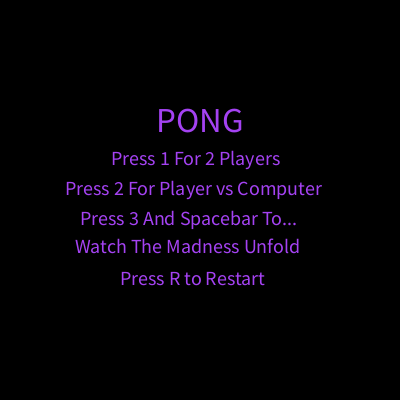
Frame 1 (no input)
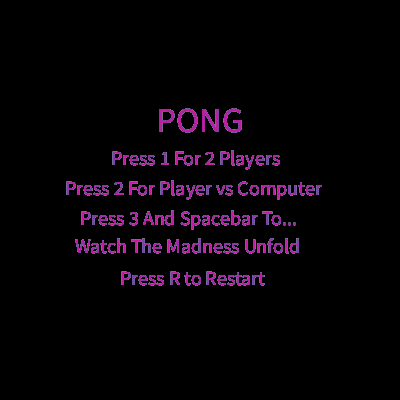
Frame 60 (the mouse pressed at the canvas centre just before this capture)
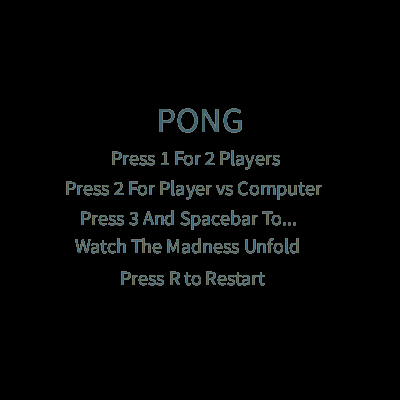
Frame 120 (the mouse held since frame 60 and released just before this capture)

The Processing sketch that drew these frames (run headless with seeded random() and noise(); from frame 60 on, the mouse is pressed at the canvas centre):

// Processing sketch: processing_80714
// ── processing_80714.pde

boolean isrestarting=true;
int i=0;
int g=0;
int h=0;
ball pong;
paddle playerOne;
paddle playerTwo;
paddle computerOne;
paddle computerTwo;

void setup()
{
  background(0);
  size(400, 400);
}
void draw()
{
  if (isrestarting==true)
  {
    i=int(random(255));
    g=int(random(255));
    h=int(random(255));
    fill(i, g, h);
    textSize(35);
    text("PONG", 156, 132);
    textSize(20);
    text("Press 1 For 2 Players", 111, 165);
    text("Press 2 For Player vs Computer", 65, 195);
    text("Press 3 And Spacebar To... ", 80, 225);
    text("Watch The Madness Unfold", 75, 253);
    text("Press R to Restart", 120, 285);
  }
  if (pong!=null)
  {
    pong.move();
    pong.bounce();
    pong.show();
  }
  if (playerOne!=null)
  {
    playerOne.show();
    playerOne.playerOne();
  }
  if (playerTwo!=null)
  {
    playerTwo.show();
    playerTwo.playerTwo();
  }
  if (computerOne!=null)
  {
    computerOne.show();
    computerOne.computerOne();
  }
  if (computerTwo!=null)
  {
    computerTwo.show();
    computerTwo.computerTwo();
  }
}
class paddle
{
  int r, z, b, c, d;
  paddle()
  {
    r=160;
  }
  void show()
  {
    fill(b, c, d);
    rect(z, r, 10, 60);
  }
  void playerOne()
  {
    c=255;
    z=385;
  }
  void playerTwo()
  {
    b=255;
    z=5;
  }
  void computerOne()
  {
    c=255;
    z=385;
    if (r<pong.y-25)
    {
      r=r+3;
    }
    if (r>pong.y-25)
    {
      r=r-3;
    }
  }
  void computerTwo()
  {
    b=255;
    z=5;
    if (r<pong.y-25)
    {
      r=r+3;
    }
    if (r>pong.y-25)
    {
      r=r-3;
    }
  }
}

class ball
{
  int a, x, y, l, m, n, lm, q;
  boolean right, up, ismoving;
  ball()
  {
    ismoving=true;
    lm=20;
    l=255;
    m=255;
    n=255;
    a=1;
    x=50;
    y=170;
    right=true;
    up=true;
    q=1;
  }

  void move()
  {
    if (ismoving==true)
    {
      if (get( x+10, y) == color(0, 255, 0))
      {
        right=false;
      }
      if (get( x+10, y) == color(0, 254, 0))
      {
        a=0;
        //        println("green loses");
      }

      if (get( x-10, y) == color(255, 0, 0))
      {
        right=true;
      }
      if (get( x-10, y) == color(254, 0, 0))
      {
        a=0;

        //        println("red loses");
      }

      if (up==true & a==1)
      {
        y=y-3;
      }
      if (up==false & a==1)
      {
        y=y+3;
      }
      if (right==true & a==1)

      {
        x=x+3;
      }
      if (right==false & a==1)
      {
        x=x-3;
      }
    }
  }
  void bounce()
  {
    if (ismoving==true)
    {
      if (x<10)
      {
        right=true;
      }
      if (x>390)
      {
        right=false;
      }
      if (y<10)
      {
        up=false;
      }
      if (y>390)
      {
        up=true;
      }
    }
  }
  void show()
  {
    if (ismoving==true)
    {
      noStroke();
      background(0);
      fill(l, m, n);
      ellipse(x, y, lm, lm);
    }
  }
}
void keyPressed()
{

  if (key=='1')
  {
    playerTwo=new paddle();
    playerOne=new paddle();
    pong=new ball();
  }
  if (key=='2')
  {
    playerTwo=new paddle();
    computerOne=new paddle();
    pong=new ball();
  }
  if (key=='3')
  {
    computerOne=new paddle();
    computerTwo=new paddle();
    pong=new ball();
  }

  if (key=='w')
  {
    playerTwo.r= playerTwo.r-20;
  }
  if (key=='s')
  {
    playerTwo.r= playerTwo.r+20;
  }
  if (keyCode == UP)
  {
    playerOne.r=playerOne.r-20;
  }
  if (keyCode == DOWN)
  {

    playerOne.r=playerOne.r+20;
  }
  if (key=='r')
  {
    background(0);
    pong=null;
    playerOne=null;
    playerTwo=null;
    computerOne=null;
    computerTwo=null;
  }
}
